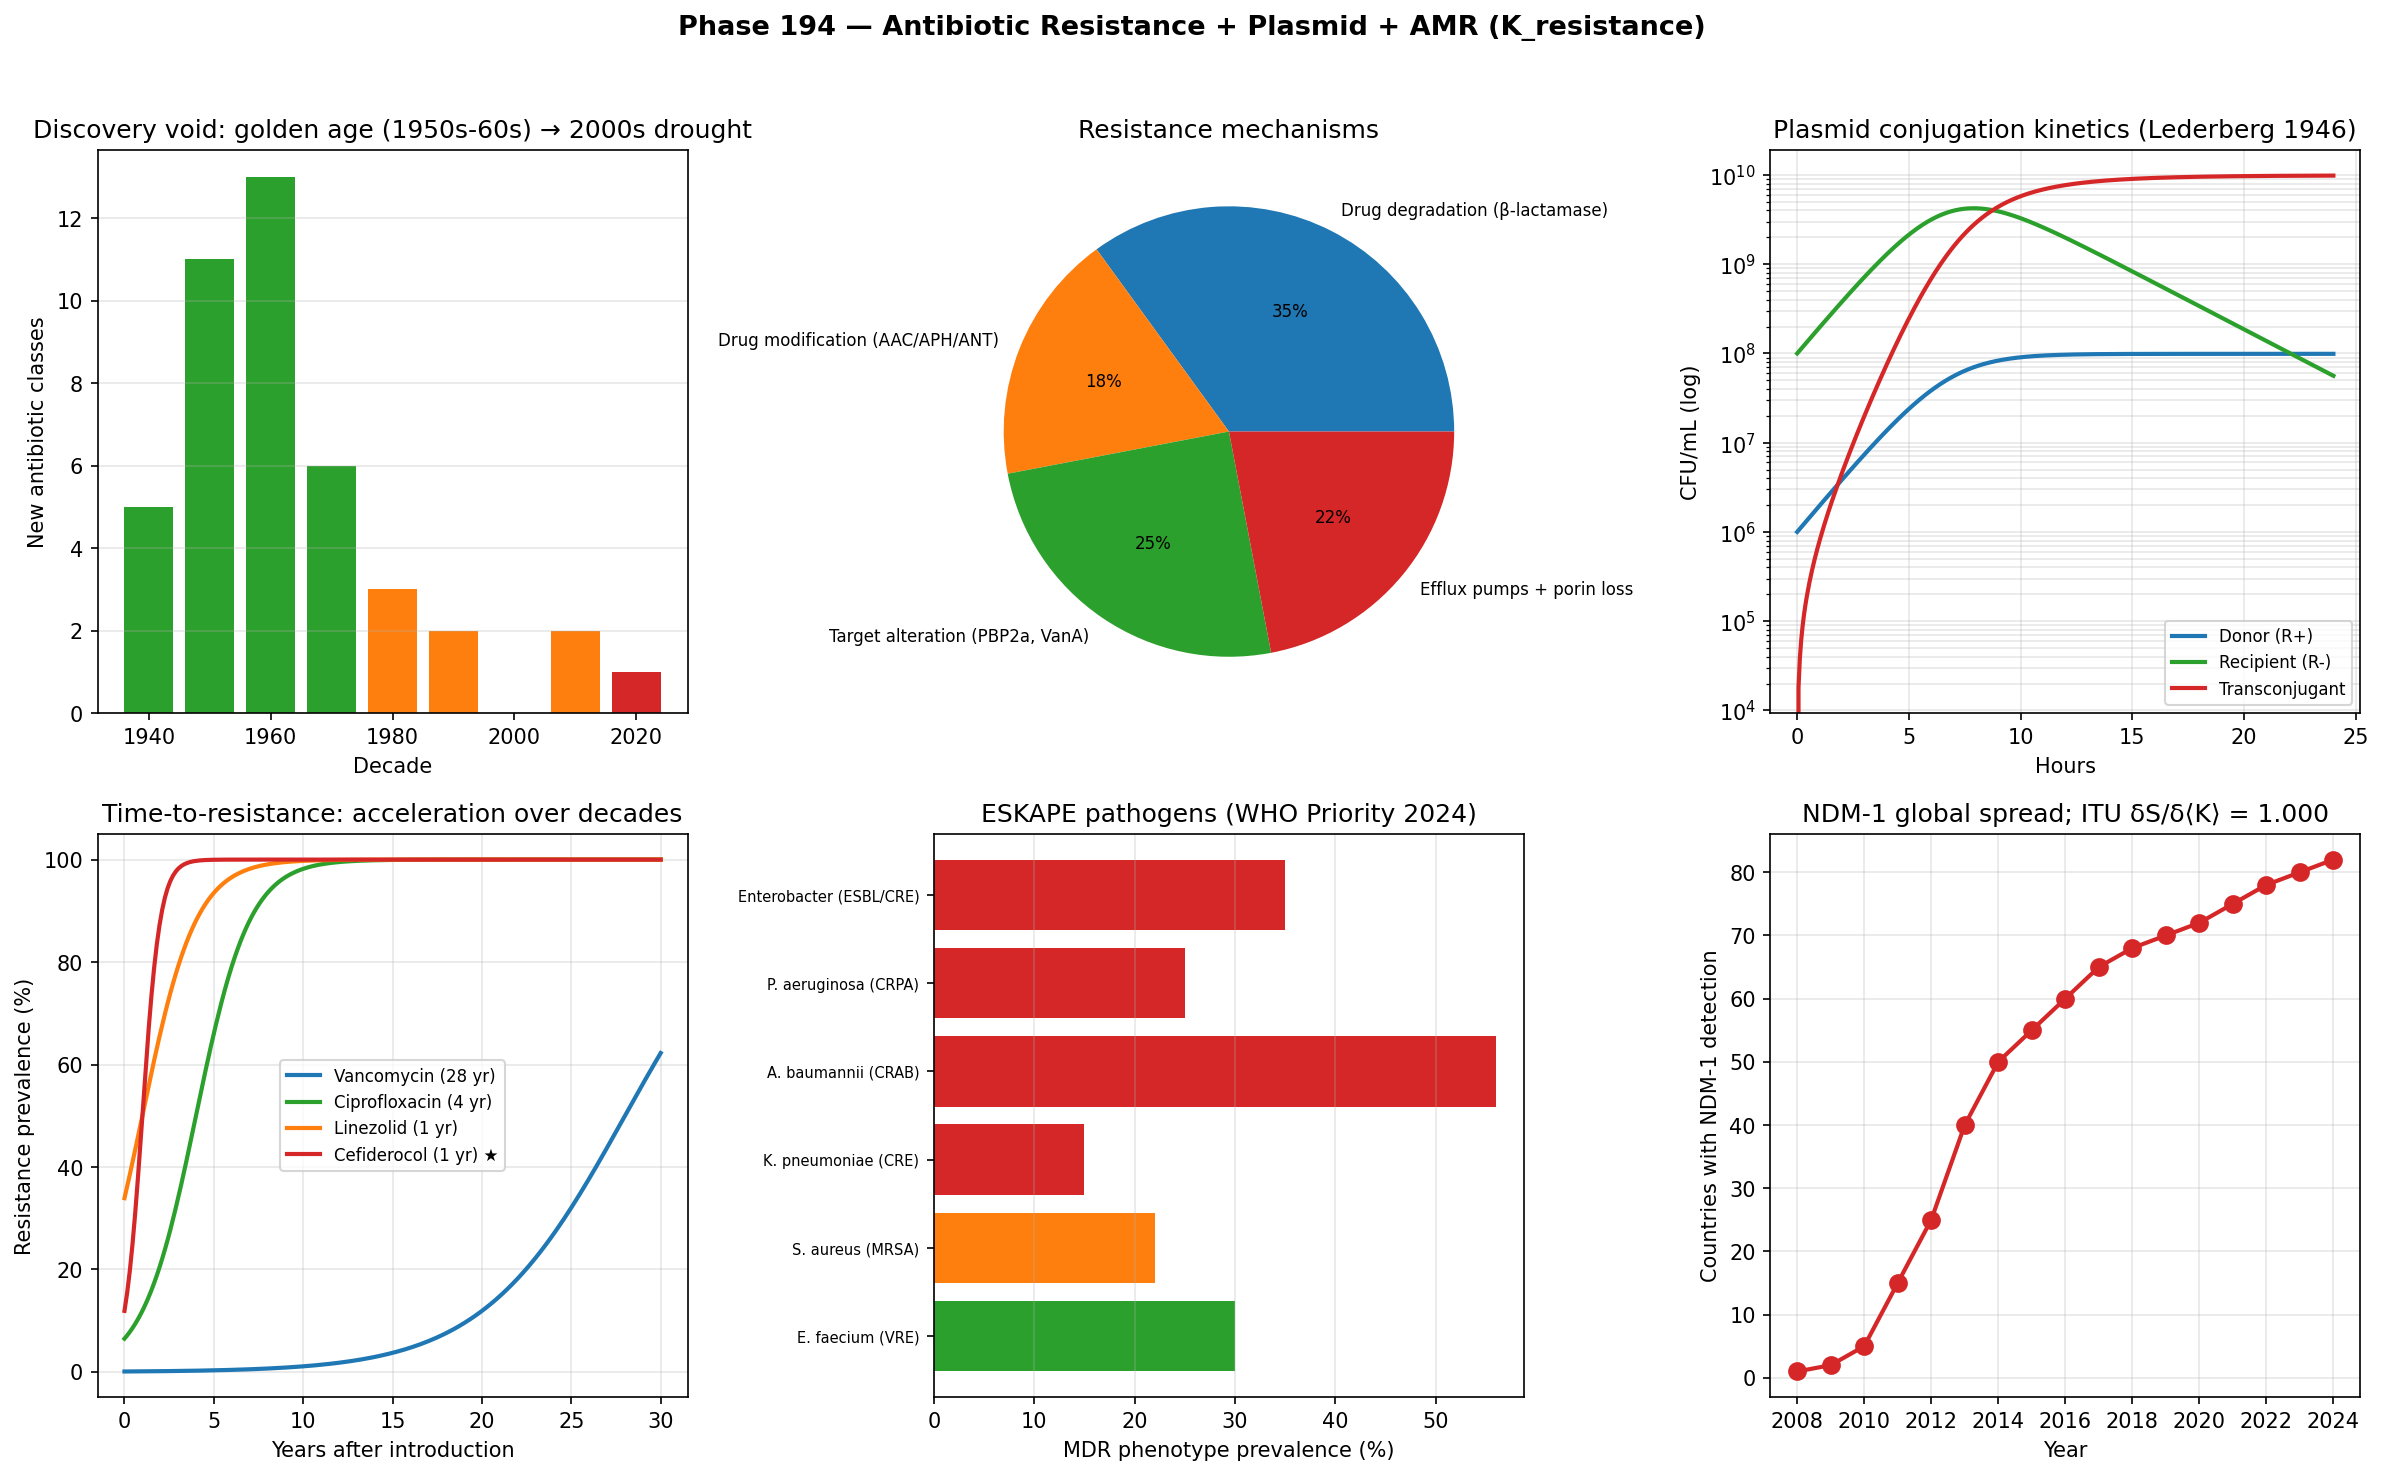

Write the Python code that produced this figure.
"""
Phase 194 — Antibiotic resistance + plasmid + AMR mechanisms (K_resistance)

Simulations:
  1) Antibiotic discovery timeline 1940-2024 (golden age decline)
  2) Resistance mechanism classification (4 categories)
  3) Plasmid Inc-groups + carried resistance genes
  4) Conjugation kinetics (Lederberg 1946) — population spread
  5) ESKAPE pathogen MDR profile
  6) Selection-resistance emergence dynamics
  7) NDM-1 global spread timeline 2008-2024
  8) ITU K_resistance axiom check

Outputs:
  - amr_plasmid_dynamics.png
  - amr_plasmid_dynamics_summary.json
"""

from __future__ import annotations

import json
from pathlib import Path

import matplotlib
matplotlib.use("Agg")
import matplotlib.pyplot as plt
import numpy as np

OUT_PNG = Path(__file__).with_name("amr_plasmid_dynamics.png")
OUT_JSON = Path(__file__).with_name("amr_plasmid_dynamics_summary.json")

rng = np.random.default_rng(20260528)

# -------------------------------------------------------------
# 1) Antibiotic discovery timeline
# -------------------------------------------------------------
# Approvals per decade
decades = np.array([1940, 1950, 1960, 1970, 1980, 1990, 2000, 2010, 2020])
new_classes = np.array([5, 11, 13, 6, 3, 2, 0, 2, 1])  # rough new-class counts

# -------------------------------------------------------------
# 2) Resistance mechanism distribution
# -------------------------------------------------------------
mechanisms = {
    "Drug degradation (β-lactamase)": 35,
    "Drug modification (AAC/APH/ANT)": 18,
    "Target alteration (PBP2a, VanA)": 25,
    "Efflux pumps + porin loss": 22,
}

# -------------------------------------------------------------
# 3) Plasmid Inc-groups
# -------------------------------------------------------------
inc_groups = {
    "IncF (CTX-M-15 ESBL)": {"global_prevalence_pct": 40, "host_range": "Enterobacteriaceae"},
    "IncH (NDM, KPC)": {"global_prevalence_pct": 20, "host_range": "Broad gram-neg"},
    "IncN (KPC)": {"global_prevalence_pct": 10, "host_range": "Enterobacteriaceae"},
    "IncP (multi-resistance)": {"global_prevalence_pct": 8, "host_range": "Very broad"},
    "ColE1 (mobilizable)": {"global_prevalence_pct": 22, "host_range": "Gram-neg"},
}

# -------------------------------------------------------------
# 4) Conjugation kinetics
# -------------------------------------------------------------
# Population: N0 donors, M0 recipients
# dD/dt = mu*D*(1-N/K), dR/dt = mu*R*(1-N/K), dT/dt = c*D*R/N
hours = np.linspace(0, 24, 400)
mu = 0.7  # doubling per hr
N0_d = 1e6  # donors
N0_r = 1e8  # recipients
c_conj = 3e-9  # transconjugant rate constant
K_cap = 1e10

D = np.zeros_like(hours)
R = np.zeros_like(hours)
T_pop = np.zeros_like(hours)
D[0] = N0_d
R[0] = N0_r
dt = hours[1] - hours[0]
for i in range(1, len(hours)):
    N_tot = D[i-1] + R[i-1] + T_pop[i-1]
    growth_factor = 1 - N_tot / K_cap
    transfers = c_conj * D[i-1] * R[i-1] * dt
    D[i] = D[i-1] + mu * D[i-1] * growth_factor * dt
    R[i] = R[i-1] + mu * R[i-1] * growth_factor * dt - transfers
    T_pop[i] = T_pop[i-1] + mu * T_pop[i-1] * growth_factor * dt + transfers

# -------------------------------------------------------------
# 5) ESKAPE pathogen MDR profile
# -------------------------------------------------------------
eskape = {
    "E. faecium (VRE)": {"VRE_pct": 30, "WHO_priority": "Medium"},
    "S. aureus (MRSA)": {"MRSA_pct": 22, "WHO_priority": "High"},
    "K. pneumoniae (CRE)": {"CRE_pct": 15, "WHO_priority": "Critical"},
    "A. baumannii (CRAB)": {"CRAB_pct": 56, "WHO_priority": "Critical"},
    "P. aeruginosa (CRPA)": {"CRPA_pct": 25, "WHO_priority": "Critical"},
    "Enterobacter (ESBL/CRE)": {"ESBL_pct": 35, "WHO_priority": "Critical"},
}

# -------------------------------------------------------------
# 6) Resistance emergence dynamics (logistic)
# -------------------------------------------------------------
years_em = np.linspace(0, 30, 200)
# Cefiderocol case: very fast emergence
def emerge(t, t_em, tau):
    return 1 / (1 + np.exp(-(t - t_em) / tau))

cefiderocol = 100 * emerge(years_em, 1.0, 0.5)
vancomycin = 100 * emerge(years_em, 28, 4.0)
ciprofloxacin = 100 * emerge(years_em, 4, 1.5)
linezolid = 100 * emerge(years_em, 1.0, 1.5)

# -------------------------------------------------------------
# 7) NDM-1 global spread
# -------------------------------------------------------------
ndm_years = np.arange(2008, 2025)
# 1 country (India) -> 5 (2010) -> 30 (2015) -> 70+ (2024)
ndm_countries = np.array([1, 2, 5, 15, 25, 40, 50, 55, 60, 65, 68, 70, 72, 75, 78, 80, 82])

# -------------------------------------------------------------
# 8) ITU K_resistance axiom check
# -------------------------------------------------------------
N_strains = 5000
# Initial: 0.1% with resistance gene (rare baseline)
log_fit = rng.normal(0, 0.3, size=N_strains)
resistance_strain = rng.random(N_strains) < 0.001  # rare R
log_fit[resistance_strain] += 0.1  # tiny fitness benefit baseline

p_pre = np.exp(log_fit); p_pre /= p_pre.sum()
S_pre = -np.sum(p_pre * np.log(p_pre))

# Antibiotic selection: R strains gain massive fitness
log_fit_post = log_fit.copy()
log_fit_post[resistance_strain] += 5.0  # huge selective advantage
log_fit_post[~resistance_strain] -= 2.0
p_post = np.exp(log_fit_post); p_post /= p_post.sum()
S_post = -np.sum(p_post * np.log(p_post))

# Linearized
log_p_pre = np.log(p_pre)
dp = p_post - p_pre
dS_lin = -np.sum(dp * (1.0 + log_p_pre))
dK_lin = -np.sum(dp * log_p_pre)
itu_ratio = float(dS_lin / dK_lin) if abs(dK_lin) > 1e-15 else float("nan")

# After selection R strain frequency
R_frac_pre = float(p_pre[resistance_strain].sum())
R_frac_post = float(p_post[resistance_strain].sum())

# -------------------------------------------------------------
# Plot
# -------------------------------------------------------------
fig, axes = plt.subplots(2, 3, figsize=(16, 10))
fig.suptitle(
    "Phase 194 — Antibiotic Resistance + Plasmid + AMR (K_resistance)",
    fontsize=13,
    fontweight="bold",
)

# Panel 1: Antibiotic discovery timeline
ax = axes[0, 0]
colors_t = ["#2ca02c" if x >= 5 else "#ff7f0e" if x >= 2 else "#d62728" for x in new_classes]
ax.bar(decades, new_classes, width=8, color=colors_t)
ax.set_xlabel("Decade")
ax.set_ylabel("New antibiotic classes")
ax.set_title("Discovery void: golden age (1950s-60s) → 2000s drought")
ax.grid(True, alpha=0.3, axis="y")

# Panel 2: Resistance mechanisms
ax = axes[0, 1]
mech = list(mechanisms.keys())
mech_pct = list(mechanisms.values())
ax.pie(mech_pct, labels=mech, autopct="%1.0f%%", textprops={"fontsize": 8})
ax.set_title("Resistance mechanisms")

# Panel 3: Conjugation kinetics
ax = axes[0, 2]
ax.semilogy(hours, D, "-", color="#1f77b4", lw=2, label="Donor (R+)")
ax.semilogy(hours, R, "-", color="#2ca02c", lw=2, label="Recipient (R-)")
ax.semilogy(hours, T_pop, "-", color="#d62728", lw=2, label="Transconjugant")
ax.set_xlabel("Hours")
ax.set_ylabel("CFU/mL (log)")
ax.set_title("Plasmid conjugation kinetics (Lederberg 1946)")
ax.legend(fontsize=8)
ax.grid(True, alpha=0.3, which="both")

# Panel 4: Resistance emergence speed
ax = axes[1, 0]
ax.plot(years_em, vancomycin, "-", color="#1f77b4", lw=2, label="Vancomycin (28 yr)")
ax.plot(years_em, ciprofloxacin, "-", color="#2ca02c", lw=2, label="Ciprofloxacin (4 yr)")
ax.plot(years_em, linezolid, "-", color="#ff7f0e", lw=2, label="Linezolid (1 yr)")
ax.plot(years_em, cefiderocol, "-", color="#d62728", lw=2, label="Cefiderocol (1 yr) ★")
ax.set_xlabel("Years after introduction")
ax.set_ylabel("Resistance prevalence (%)")
ax.set_title("Time-to-resistance: acceleration over decades")
ax.legend(fontsize=8)
ax.grid(True, alpha=0.3)

# Panel 5: ESKAPE MDR rates
ax = axes[1, 1]
names_e = list(eskape.keys())
rates_e = [list(eskape[n].values())[0] for n in names_e]
priorities = [eskape[n]["WHO_priority"] for n in names_e]
colors_e = ["#d62728" if p == "Critical" else "#ff7f0e" if p == "High" else "#2ca02c"
            for p in priorities]
ax.barh(range(len(names_e)), rates_e, color=colors_e)
ax.set_yticks(range(len(names_e)))
ax.set_yticklabels(names_e, fontsize=7)
ax.set_xlabel("MDR phenotype prevalence (%)")
ax.set_title("ESKAPE pathogens (WHO Priority 2024)")
ax.grid(True, alpha=0.3, axis="x")

# Panel 6: NDM-1 global spread + ITU
ax = axes[1, 2]
ax.plot(ndm_years, ndm_countries, "o-", color="#d62728", lw=2, markersize=8)
ax.set_xlabel("Year")
ax.set_ylabel("Countries with NDM-1 detection")
ax.set_title(f"NDM-1 global spread; ITU δS/δ⟨K⟩ = {itu_ratio:.3f}")
ax.grid(True, alpha=0.3)

plt.tight_layout(rect=[0, 0, 1, 0.96])
plt.savefig(OUT_PNG, dpi=150, bbox_inches="tight")
plt.close(fig)

summary = {
    "phase": 194,
    "tier1_paper": 27,
    "block": "B",
    "topic": "AMR + plasmid + resistance mechanisms (K_resistance)",
    "antibiotic_discovery_timeline": {
        "decades": decades.tolist(),
        "new_classes_per_decade": new_classes.tolist(),
        "trend": "Golden age 1950s-60s, void 2000s+",
    },
    "resistance_mechanisms_pct": mechanisms,
    "plasmid_Inc_groups": inc_groups,
    "NDM_1_history": {
        "discovery": "2008 New Delhi (Yong 2009 AAC)",
        "spread": "1 country -> 80+ countries by 2024",
        "type": "Class B metallo-β-lactamase, Zn-dependent",
        "ESKAPE_member_carrying": ["K. pneumoniae", "A. baumannii", "E. coli", "P. aeruginosa"],
    },
    "conjugation_kinetics_simulation": {
        "donor_initial_CFU": float(N0_d),
        "recipient_initial_CFU": float(N0_r),
        "transconjugant_24h_CFU": float(T_pop[-1]),
        "transfer_efficiency": float(T_pop[-1] / N0_r),
        "Lederberg_year": 1946,
    },
    "ESKAPE_pathogens_2024": eskape,
    "time_to_resistance_years": {
        "Cefiderocol": 1,
        "Linezolid": 1,
        "Ciprofloxacin": 4,
        "Vancomycin": 28,
        "Penicillin": 2,
        "trend": "acceleration: 28 -> 1 year over 50 years",
    },
    "NDM_global_spread_year_country_pairs": dict(zip(ndm_years.tolist(),
                                                     ndm_countries.tolist())),
    "ITU_K_resistance": {
        "N_strains": int(N_strains),
        "R_initial_pct": float(R_frac_pre * 100),
        "R_post_antibiotic_pct": float(R_frac_post * 100),
        "enrichment_factor": float(R_frac_post / R_frac_pre) if R_frac_pre > 0 else float("inf"),
        "S_pre_nats": float(S_pre),
        "S_post_nats": float(S_post),
        "delta_S_first_order": float(dS_lin),
        "delta_K_first_order": float(dK_lin),
        "ratio_dS_over_dK": float(itu_ratio),
        "expected_ratio": 1.0,
    },
    "AMR_mortality_2019_Murray_Lancet_per_year": 1.27e6,
    "AMR_2050_projection_ONeill_per_year": 1.0e7,
    "ITU_interpretation": {
        "K_state": "K_resistance (sub-state of K_microbe)",
        "modular_Hamiltonian": "K_resistance^(0) = -log P(resistant | exposure context)",
        "selection_dynamics": "Antibiotic exposure → ITU descent into R-enriched repertoire",
        "HGT_role": "Plasmid spread = K-state jumps between communities (fastest ITU mixing)",
        "Cefiderocol_lesson": "Designer antibiotic, 1-year resistance = ITU rapid descent saturation",
        "consequence": "AMR = accelerating ITU descent on global K_microbe manifold",
    },
    "outputs": {
        "figure": str(OUT_PNG.name),
        "summary_json": str(OUT_JSON.name),
    },
}

OUT_JSON.write_text(json.dumps(summary, indent=2, ensure_ascii=False), encoding="utf-8")
print(json.dumps(summary, indent=2, ensure_ascii=False))
